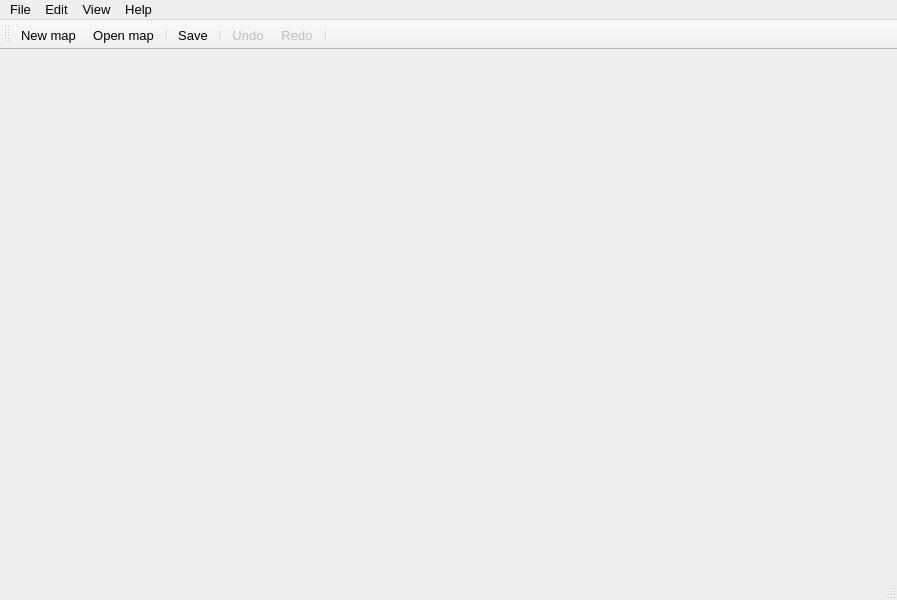
<?xml version="1.0" encoding="UTF-8"?>
<ui version="4.0">
 <class>MainWindow</class>
 <widget class="QMainWindow" name="MainWindow">
  <property name="geometry">
   <rect>
    <x>0</x>
    <y>0</y>
    <width>897</width>
    <height>600</height>
   </rect>
  </property>
  <property name="minimumSize">
   <size>
    <width>300</width>
    <height>100</height>
   </size>
  </property>
  <property name="font">
   <font>
    <family>Segoe UI</family>
    <pointsize>12</pointsize>
   </font>
  </property>
  <property name="acceptDrops">
   <bool>true</bool>
  </property>
  <property name="windowTitle">
   <string>Tactile</string>
  </property>
  <property name="windowIcon">
   <iconset resource="../../tactile2.qrc">
    <normaloff>:/res/icons/tactile2_icon2.png</normaloff>:/res/icons/tactile2_icon2.png</iconset>
  </property>
  <property name="styleSheet">
   <string notr="true"/>
  </property>
  <widget class="QWidget" name="centralwidget">
   <layout class="QGridLayout" name="gridLayout">
    <item row="0" column="0">
     <layout class="QHBoxLayout" name="mainLayout">
      <property name="spacing">
       <number>6</number>
      </property>
      <item>
       <widget class="QStackedWidget" name="stackedWidget">
        <property name="sizePolicy">
         <sizepolicy hsizetype="Expanding" vsizetype="Expanding">
          <horstretch>0</horstretch>
          <verstretch>0</verstretch>
         </sizepolicy>
        </property>
       </widget>
      </item>
     </layout>
    </item>
   </layout>
  </widget>
  <widget class="QMenuBar" name="menubar">
   <property name="geometry">
    <rect>
     <x>0</x>
     <y>0</y>
     <width>897</width>
     <height>23</height>
    </rect>
   </property>
   <property name="font">
    <font>
     <pointsize>10</pointsize>
    </font>
   </property>
   <widget class="QMenu" name="menuFile">
    <property name="title">
     <string>File</string>
    </property>
    <addaction name="actionNewMap"/>
    <addaction name="actionOpenMap"/>
    <addaction name="actionCloseMap"/>
    <addaction name="separator"/>
    <addaction name="actionSave"/>
    <addaction name="actionSaveAs"/>
    <addaction name="separator"/>
    <addaction name="actionRename"/>
    <addaction name="separator"/>
    <addaction name="actionSettings"/>
    <addaction name="separator"/>
    <addaction name="actionExit"/>
   </widget>
   <widget class="QMenu" name="menuEdit">
    <property name="title">
     <string>Edit</string>
    </property>
    <addaction name="actionUndo"/>
    <addaction name="actionRedo"/>
    <addaction name="separator"/>
    <addaction name="actionAddRow"/>
    <addaction name="actionAddColumn"/>
    <addaction name="actionRemoveRow"/>
    <addaction name="actionRemoveColumn"/>
    <addaction name="actionResizeMap"/>
    <addaction name="separator"/>
    <addaction name="actionStampTool"/>
    <addaction name="actionBucketTool"/>
    <addaction name="actionEraserTool"/>
    <addaction name="actionRectangleTool"/>
    <addaction name="actionFindSameTool"/>
    <addaction name="separator"/>
    <addaction name="actionAddTileset"/>
   </widget>
   <widget class="QMenu" name="menuView">
    <property name="title">
     <string>View</string>
    </property>
    <widget class="QMenu" name="menuAppearance">
     <property name="font">
      <font>
       <pointsize>10</pointsize>
      </font>
     </property>
     <property name="title">
      <string>Appearance</string>
     </property>
     <addaction name="actionResetLayout"/>
     <addaction name="separator"/>
     <addaction name="actionMouseTools"/>
     <addaction name="actionTilesets"/>
    </widget>
    <addaction name="menuAppearance"/>
    <addaction name="separator"/>
    <addaction name="actionCenterCamera"/>
    <addaction name="separator"/>
    <addaction name="actionToggleGrid"/>
    <addaction name="separator"/>
    <addaction name="actionZoomIn"/>
    <addaction name="actionZoomOut"/>
    <addaction name="actionResetZoom"/>
    <addaction name="separator"/>
    <addaction name="actionPanUp"/>
    <addaction name="actionPanDown"/>
    <addaction name="actionPanRight"/>
    <addaction name="actionPanLeft"/>
    <addaction name="separator"/>
   </widget>
   <widget class="QMenu" name="menuHelp">
    <property name="title">
     <string>Help</string>
    </property>
    <addaction name="actionAboutTactile"/>
   </widget>
   <addaction name="menuFile"/>
   <addaction name="menuEdit"/>
   <addaction name="menuView"/>
   <addaction name="menuHelp"/>
  </widget>
  <widget class="QStatusBar" name="statusbar"/>
  <widget class="QToolBar" name="toolBar">
   <property name="font">
    <font>
     <pointsize>12</pointsize>
    </font>
   </property>
   <property name="windowTitle">
    <string>toolBar</string>
   </property>
   <attribute name="toolBarArea">
    <enum>TopToolBarArea</enum>
   </attribute>
   <attribute name="toolBarBreak">
    <bool>false</bool>
   </attribute>
   <addaction name="actionNewMap"/>
   <addaction name="actionOpenMap"/>
   <addaction name="separator"/>
   <addaction name="actionSave"/>
   <addaction name="separator"/>
   <addaction name="actionUndo"/>
   <addaction name="actionRedo"/>
   <addaction name="separator"/>
  </widget>
  <action name="actionNewMap">
   <property name="icon">
    <iconset resource="../../tactile2.qrc">
     <normaloff>:/res/icons/icons8/color/64/file.png</normaloff>:/res/icons/icons8/color/64/file.png</iconset>
   </property>
   <property name="text">
    <string>New map</string>
   </property>
   <property name="font">
    <font>
     <family>Segoe UI</family>
     <pointsize>10</pointsize>
    </font>
   </property>
   <property name="shortcut">
    <string>Ctrl+N</string>
   </property>
  </action>
  <action name="actionOpenMap">
   <property name="icon">
    <iconset resource="../../tactile2.qrc">
     <normaloff>:/res/icons/icons8/color/64/opened-folder.png</normaloff>:/res/icons/icons8/color/64/opened-folder.png</iconset>
   </property>
   <property name="text">
    <string>Open map...</string>
   </property>
   <property name="font">
    <font>
     <family>Segoe UI</family>
     <pointsize>10</pointsize>
    </font>
   </property>
   <property name="shortcut">
    <string>Ctrl+O</string>
   </property>
  </action>
  <action name="actionSave">
   <property name="icon">
    <iconset resource="../../tactile2.qrc">
     <normaloff>:/res/icons/icons8/color/64/save.png</normaloff>:/res/icons/icons8/color/64/save.png</iconset>
   </property>
   <property name="text">
    <string>Save</string>
   </property>
   <property name="font">
    <font>
     <family>Segoe UI</family>
     <pointsize>10</pointsize>
    </font>
   </property>
   <property name="shortcut">
    <string>Ctrl+S</string>
   </property>
  </action>
  <action name="actionSaveAs">
   <property name="icon">
    <iconset resource="../../tactile2.qrc">
     <normaloff>:/res/icons/icons8/color/64/save-as.png</normaloff>:/res/icons/icons8/color/64/save-as.png</iconset>
   </property>
   <property name="text">
    <string>Save as...</string>
   </property>
   <property name="font">
    <font>
     <family>Segoe UI</family>
     <pointsize>10</pointsize>
    </font>
   </property>
   <property name="shortcut">
    <string>Ctrl+Shift+S</string>
   </property>
  </action>
  <action name="actionRename">
   <property name="icon">
    <iconset resource="../../tactile2.qrc">
     <normaloff>:/res/icons/icons8/color/64/rename.png</normaloff>:/res/icons/icons8/color/64/rename.png</iconset>
   </property>
   <property name="text">
    <string>Rename...</string>
   </property>
   <property name="font">
    <font>
     <family>Segoe UI</family>
     <pointsize>10</pointsize>
    </font>
   </property>
  </action>
  <action name="actionSettings">
   <property name="icon">
    <iconset resource="../../tactile2.qrc">
     <normaloff>:/res/icons/icons8/color/64/settings.png</normaloff>:/res/icons/icons8/color/64/settings.png</iconset>
   </property>
   <property name="text">
    <string>Settings...</string>
   </property>
   <property name="font">
    <font>
     <family>Segoe UI</family>
     <pointsize>10</pointsize>
    </font>
   </property>
   <property name="shortcut">
    <string>Ctrl+Alt+S</string>
   </property>
  </action>
  <action name="actionExit">
   <property name="icon">
    <iconset resource="../../tactile2.qrc">
     <normaloff>:/res/icons/icons8/color/64/exit.png</normaloff>:/res/icons/icons8/color/64/exit.png</iconset>
   </property>
   <property name="text">
    <string>Exit</string>
   </property>
   <property name="font">
    <font>
     <family>Segoe UI</family>
     <pointsize>10</pointsize>
    </font>
   </property>
  </action>
  <action name="actionUndo">
   <property name="enabled">
    <bool>false</bool>
   </property>
   <property name="icon">
    <iconset resource="../../tactile2.qrc">
     <normaloff>:/res/icons/icons8/color/64/undo.png</normaloff>:/res/icons/icons8/color/64/undo.png</iconset>
   </property>
   <property name="text">
    <string>Undo</string>
   </property>
   <property name="font">
    <font>
     <family>Segoe UI</family>
     <pointsize>10</pointsize>
    </font>
   </property>
   <property name="shortcut">
    <string>Ctrl+Z</string>
   </property>
  </action>
  <action name="actionRedo">
   <property name="enabled">
    <bool>false</bool>
   </property>
   <property name="icon">
    <iconset resource="../../tactile2.qrc">
     <normaloff>:/res/icons/icons8/color/64/redo.png</normaloff>:/res/icons/icons8/color/64/redo.png</iconset>
   </property>
   <property name="text">
    <string>Redo</string>
   </property>
   <property name="font">
    <font>
     <family>Segoe UI</family>
     <pointsize>10</pointsize>
    </font>
   </property>
   <property name="shortcut">
    <string>Ctrl+Y</string>
   </property>
  </action>
  <action name="actionAddRow">
   <property name="icon">
    <iconset resource="../../tactile2.qrc">
     <normaloff>:/res/icons/icons8/color/64/add-row.png</normaloff>:/res/icons/icons8/color/64/add-row.png</iconset>
   </property>
   <property name="text">
    <string>Add row</string>
   </property>
   <property name="font">
    <font>
     <family>Segoe UI</family>
     <pointsize>10</pointsize>
    </font>
   </property>
   <property name="shortcut">
    <string>Alt+R</string>
   </property>
  </action>
  <action name="actionAddColumn">
   <property name="icon">
    <iconset resource="../../tactile2.qrc">
     <normaloff>:/res/icons/icons8/color/64/add-column.png</normaloff>:/res/icons/icons8/color/64/add-column.png</iconset>
   </property>
   <property name="text">
    <string>Add column</string>
   </property>
   <property name="font">
    <font>
     <family>Segoe UI</family>
     <pointsize>10</pointsize>
    </font>
   </property>
   <property name="shortcut">
    <string>Alt+C</string>
   </property>
  </action>
  <action name="actionRemoveRow">
   <property name="icon">
    <iconset resource="../../tactile2.qrc">
     <normaloff>:/res/icons/icons8/color/64/remove-row.png</normaloff>:/res/icons/icons8/color/64/remove-row.png</iconset>
   </property>
   <property name="text">
    <string>Remove row</string>
   </property>
   <property name="font">
    <font>
     <family>Segoe UI</family>
     <pointsize>10</pointsize>
    </font>
   </property>
   <property name="shortcut">
    <string>Alt+Shift+R</string>
   </property>
  </action>
  <action name="actionRemoveColumn">
   <property name="icon">
    <iconset resource="../../tactile2.qrc">
     <normaloff>:/res/icons/icons8/color/64/remove-column.png</normaloff>:/res/icons/icons8/color/64/remove-column.png</iconset>
   </property>
   <property name="text">
    <string>Remove column</string>
   </property>
   <property name="font">
    <font>
     <family>Segoe UI</family>
     <pointsize>10</pointsize>
    </font>
   </property>
   <property name="shortcut">
    <string>Alt+Shift+C</string>
   </property>
  </action>
  <action name="actionCenterCamera">
   <property name="icon">
    <iconset resource="../../tactile2.qrc">
     <normaloff>:/res/icons/icons8/color/64/center-camera.png</normaloff>:/res/icons/icons8/color/64/center-camera.png</iconset>
   </property>
   <property name="text">
    <string>Center camera</string>
   </property>
   <property name="font">
    <font>
     <family>Segoe UI</family>
     <pointsize>10</pointsize>
    </font>
   </property>
   <property name="shortcut">
    <string>Ctrl+Space</string>
   </property>
  </action>
  <action name="actionToggleGrid">
   <property name="icon">
    <iconset resource="../../tactile2.qrc">
     <normaloff>:/res/icons/icons8/color/64/grid.png</normaloff>:/res/icons/icons8/color/64/grid.png</iconset>
   </property>
   <property name="text">
    <string>Toggle grid</string>
   </property>
   <property name="font">
    <font>
     <family>Segoe UI</family>
     <pointsize>10</pointsize>
    </font>
   </property>
   <property name="shortcut">
    <string>Ctrl+G</string>
   </property>
  </action>
  <action name="actionZoomIn">
   <property name="icon">
    <iconset resource="../../tactile2.qrc">
     <normaloff>:/res/icons/icons8/color/64/zoom-in.png</normaloff>:/res/icons/icons8/color/64/zoom-in.png</iconset>
   </property>
   <property name="text">
    <string>Zoom in</string>
   </property>
   <property name="font">
    <font>
     <family>Segoe UI</family>
     <pointsize>10</pointsize>
    </font>
   </property>
   <property name="shortcut">
    <string>Ctrl++</string>
   </property>
  </action>
  <action name="actionZoomOut">
   <property name="icon">
    <iconset resource="../../tactile2.qrc">
     <normaloff>:/res/icons/icons8/color/64/zoom-out.png</normaloff>:/res/icons/icons8/color/64/zoom-out.png</iconset>
   </property>
   <property name="text">
    <string>Zoom out</string>
   </property>
   <property name="font">
    <font>
     <family>Segoe UI</family>
     <pointsize>10</pointsize>
    </font>
   </property>
   <property name="shortcut">
    <string>Ctrl+-</string>
   </property>
  </action>
  <action name="actionPan_right">
   <property name="text">
    <string>Pan up</string>
   </property>
  </action>
  <action name="actionPan_right_2">
   <property name="text">
    <string>l</string>
   </property>
  </action>
  <action name="actionPanUp">
   <property name="icon">
    <iconset resource="../../tactile2.qrc">
     <normaloff>:/res/icons/icons8/color/64/arrow-up.png</normaloff>:/res/icons/icons8/color/64/arrow-up.png</iconset>
   </property>
   <property name="text">
    <string>Pan up</string>
   </property>
   <property name="font">
    <font>
     <family>Segoe UI</family>
     <pointsize>10</pointsize>
    </font>
   </property>
   <property name="shortcut">
    <string>Ctrl+Up</string>
   </property>
  </action>
  <action name="actionPanRight">
   <property name="icon">
    <iconset resource="../../tactile2.qrc">
     <normaloff>:/res/icons/icons8/color/64/arrow-right.png</normaloff>:/res/icons/icons8/color/64/arrow-right.png</iconset>
   </property>
   <property name="text">
    <string>Pan right</string>
   </property>
   <property name="font">
    <font>
     <family>Segoe UI</family>
     <pointsize>10</pointsize>
    </font>
   </property>
   <property name="shortcut">
    <string>Ctrl+Right</string>
   </property>
  </action>
  <action name="actionPanLeft">
   <property name="icon">
    <iconset resource="../../tactile2.qrc">
     <normaloff>:/res/icons/icons8/color/64/arrow-left.png</normaloff>:/res/icons/icons8/color/64/arrow-left.png</iconset>
   </property>
   <property name="text">
    <string>Pan left</string>
   </property>
   <property name="font">
    <font>
     <family>Segoe UI</family>
     <pointsize>10</pointsize>
    </font>
   </property>
   <property name="shortcut">
    <string>Ctrl+Left</string>
   </property>
  </action>
  <action name="actionPanDown">
   <property name="icon">
    <iconset resource="../../tactile2.qrc">
     <normaloff>:/res/icons/icons8/color/64/arrow-down.png</normaloff>:/res/icons/icons8/color/64/arrow-down.png</iconset>
   </property>
   <property name="text">
    <string>Pan down</string>
   </property>
   <property name="font">
    <font>
     <family>Segoe UI</family>
     <pointsize>10</pointsize>
    </font>
   </property>
   <property name="shortcut">
    <string>Ctrl+Down</string>
   </property>
  </action>
  <action name="actionAboutTactile">
   <property name="icon">
    <iconset resource="../../tactile2.qrc">
     <normaloff>:/res/icons/icons8/color/64/about.png</normaloff>:/res/icons/icons8/color/64/about.png</iconset>
   </property>
   <property name="text">
    <string>About Tactile...</string>
   </property>
   <property name="font">
    <font>
     <family>Segoe UI</family>
     <pointsize>10</pointsize>
    </font>
   </property>
  </action>
  <action name="actionStampTool">
   <property name="checkable">
    <bool>true</bool>
   </property>
   <property name="icon">
    <iconset resource="../../tactile2.qrc">
     <normaloff>:/res/icons/icons8/color/64/stamp.png</normaloff>:/res/icons/icons8/color/64/stamp.png</iconset>
   </property>
   <property name="text">
    <string>Stamp</string>
   </property>
   <property name="font">
    <font>
     <family>Segoe UI</family>
     <pointsize>10</pointsize>
    </font>
   </property>
   <property name="shortcut">
    <string>S</string>
   </property>
  </action>
  <action name="actionBucketTool">
   <property name="checkable">
    <bool>true</bool>
   </property>
   <property name="icon">
    <iconset resource="../../tactile2.qrc">
     <normaloff>:/res/icons/icons8/color/64/bucket.png</normaloff>:/res/icons/icons8/color/64/bucket.png</iconset>
   </property>
   <property name="text">
    <string>Bucket</string>
   </property>
   <property name="font">
    <font>
     <family>Segoe UI</family>
     <pointsize>10</pointsize>
    </font>
   </property>
   <property name="shortcut">
    <string>B</string>
   </property>
  </action>
  <action name="actionEraserTool">
   <property name="checkable">
    <bool>true</bool>
   </property>
   <property name="icon">
    <iconset resource="../../tactile2.qrc">
     <normaloff>:/res/icons/icons8/color/64/eraser.png</normaloff>:/res/icons/icons8/color/64/eraser.png</iconset>
   </property>
   <property name="text">
    <string>Eraser</string>
   </property>
   <property name="font">
    <font>
     <family>Segoe UI</family>
     <pointsize>10</pointsize>
    </font>
   </property>
   <property name="shortcut">
    <string>E</string>
   </property>
  </action>
  <action name="actionRectangleTool">
   <property name="checkable">
    <bool>true</bool>
   </property>
   <property name="icon">
    <iconset resource="../../tactile2.qrc">
     <normaloff>:/res/icons/icons8/color/64/rectangle.png</normaloff>:/res/icons/icons8/color/64/rectangle.png</iconset>
   </property>
   <property name="text">
    <string>Rectangle selection</string>
   </property>
   <property name="font">
    <font>
     <family>Segoe UI</family>
     <pointsize>10</pointsize>
    </font>
   </property>
   <property name="shortcut">
    <string>R</string>
   </property>
  </action>
  <action name="actionFindSameTool">
   <property name="checkable">
    <bool>true</bool>
   </property>
   <property name="checked">
    <bool>false</bool>
   </property>
   <property name="enabled">
    <bool>true</bool>
   </property>
   <property name="icon">
    <iconset resource="../../tactile2.qrc">
     <normaloff>:/res/icons/icons8/color/64/search.png</normaloff>:/res/icons/icons8/color/64/search.png</iconset>
   </property>
   <property name="text">
    <string>Find same</string>
   </property>
   <property name="shortcut">
    <string>F</string>
   </property>
  </action>
  <action name="actionAddTileset">
   <property name="icon">
    <iconset resource="../../tactile2.qrc">
     <normaloff>:/res/icons/icons8/color/64/image.png</normaloff>:/res/icons/icons8/color/64/image.png</iconset>
   </property>
   <property name="text">
    <string>Add tileset...</string>
   </property>
   <property name="font">
    <font>
     <family>Segoe UI</family>
     <pointsize>10</pointsize>
    </font>
   </property>
   <property name="shortcut">
    <string>Ctrl+T</string>
   </property>
  </action>
  <action name="actionResizeMap">
   <property name="icon">
    <iconset resource="../../tactile2.qrc">
     <normaloff>:/res/icons/icons8/color/64/resize.png</normaloff>:/res/icons/icons8/color/64/resize.png</iconset>
   </property>
   <property name="text">
    <string>Resize map...</string>
   </property>
   <property name="font">
    <font>
     <family>Segoe UI</family>
     <pointsize>10</pointsize>
    </font>
   </property>
  </action>
  <action name="actionResetZoom">
   <property name="icon">
    <iconset resource="../../tactile2.qrc">
     <normaloff>:/res/icons/icons8/color/64/reset_zoom.png</normaloff>:/res/icons/icons8/color/64/reset_zoom.png</iconset>
   </property>
   <property name="text">
    <string>Reset zoom</string>
   </property>
   <property name="font">
    <font>
     <family>Segoe UI</family>
     <pointsize>10</pointsize>
    </font>
   </property>
  </action>
  <action name="actionCloseMap">
   <property name="text">
    <string>Close map</string>
   </property>
   <property name="font">
    <font>
     <family>Segoe UI</family>
     <pointsize>10</pointsize>
    </font>
   </property>
  </action>
  <action name="actionMouseTools">
   <property name="checkable">
    <bool>true</bool>
   </property>
   <property name="checked">
    <bool>true</bool>
   </property>
   <property name="icon">
    <iconset>
     <selectedoff>:/res/icons/icons8/color/64/unchecked.png</selectedoff>
     <selectedon>:/res/icons/icons8/color/64/checked.png</selectedon>
    </iconset>
   </property>
   <property name="text">
    <string>Mouse tools</string>
   </property>
   <property name="font">
    <font>
     <family>Segoe UI</family>
     <pointsize>10</pointsize>
    </font>
   </property>
  </action>
  <action name="actionTilesets">
   <property name="checkable">
    <bool>true</bool>
   </property>
   <property name="icon">
    <iconset>
     <selectedoff>:/res/icons/icons8/color/64/unchecked.png</selectedoff>
     <selectedon>:/res/icons/icons8/color/64/checked.png</selectedon>
    </iconset>
   </property>
   <property name="text">
    <string>Tilesets</string>
   </property>
   <property name="font">
    <font>
     <family>Segoe UI</family>
     <pointsize>10</pointsize>
    </font>
   </property>
  </action>
  <action name="actionResetLayout">
   <property name="text">
    <string>Reset layout</string>
   </property>
   <property name="font">
    <font>
     <family>Segoe UI</family>
     <pointsize>10</pointsize>
    </font>
   </property>
  </action>
 </widget>
 <resources>
  <include location="../../tactile2.qrc"/>
 </resources>
 <connections/>
</ui>
